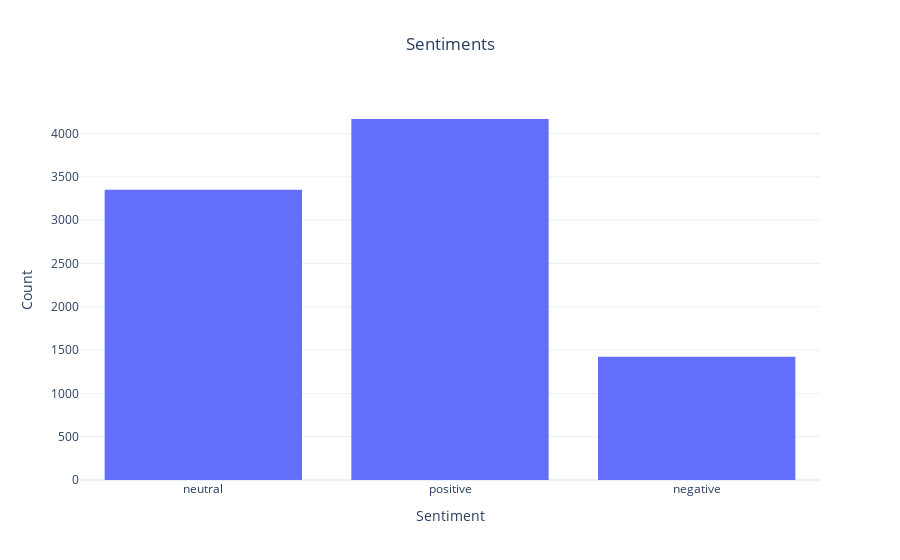

The cell this chart's notebook holds for it:
### Code cell
fig = px.histogram(dataset, x='sentiment', title="Sentiments",
                   labels={'sentiment': 'Sentiment'},
                   category_orders={"sentiment": ["Positive", "Neutral", "Negative"]})  # Assuming these are the potential categories
fig.update_layout(xaxis_title='Sentiment', yaxis_title='Count',
                  title={'text': "Sentiments", 'x':0.5, 'xanchor': 'center'},
                  template='plotly_white')
# fig.update_traces(marker_color='blue')
fig.show()

### Figure 1 — Plotly figure (JSON) as saved in the notebook; plotly's stock layout.template omitted (floating-point values rounded to 4 significant figures; data arrays with more than 128 entries replaced by an {"elided": "..."} marker saying what was removed)
{"data": [{"alignmentgroup": "True", "bingroup": "x", "hovertemplate": "Sentiment=%{x}<br>count=%{y}<extra></extra>", "legendgroup": "", "marker": {"color": "#636efa", "pattern": {"shape": ""}}, "name": "", "offsetgroup": "", "orientation": "v", "showlegend": false, "type": "histogram", "x": {"elided": "8944 str values"}, "xaxis": "x", "yaxis": "y"}], "layout": {"barmode": "relative", "legend": {"tracegroupgap": 0}, "title": {"text": "Sentiments", "x": 0.5, "xanchor": "center"}, "xaxis": {"anchor": "y", "categoryarray": ["Positive", "Neutral", "Negative"], "categoryorder": "array", "domain": [0, 1], "title": {"text": "Sentiment"}}, "yaxis": {"anchor": "x", "domain": [0, 1], "title": {"text": "Count"}}}}
